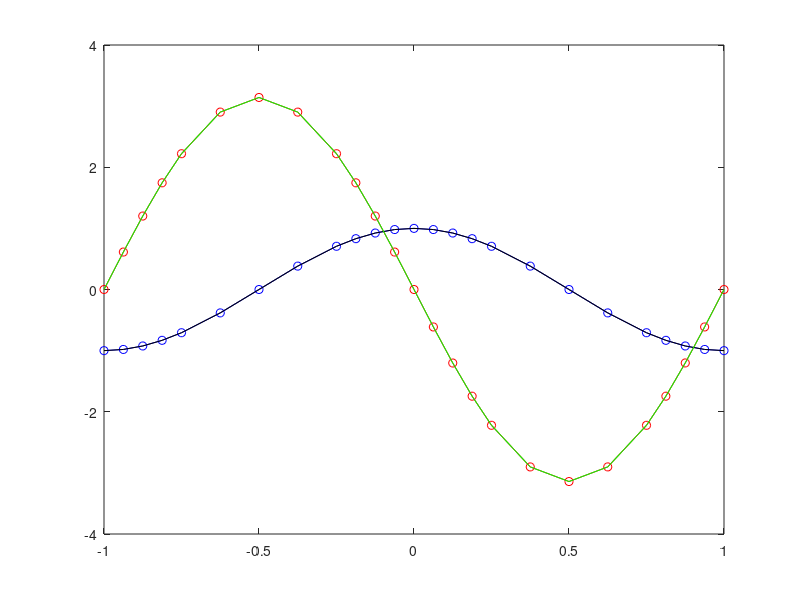

This chart was generated by the following MATLAB code:
clc, clear all, clf

% input data:
U=load('solution.dat');
u=U(:,2);
D=load('derivative.dat');
x=D(:,1);
ux=D(:,2);
figure(1)
plot(x,u,'bo-',x,ux,'ro-',x,cos(pi*x),'k',x,-pi*sin(pi*x),'g')
